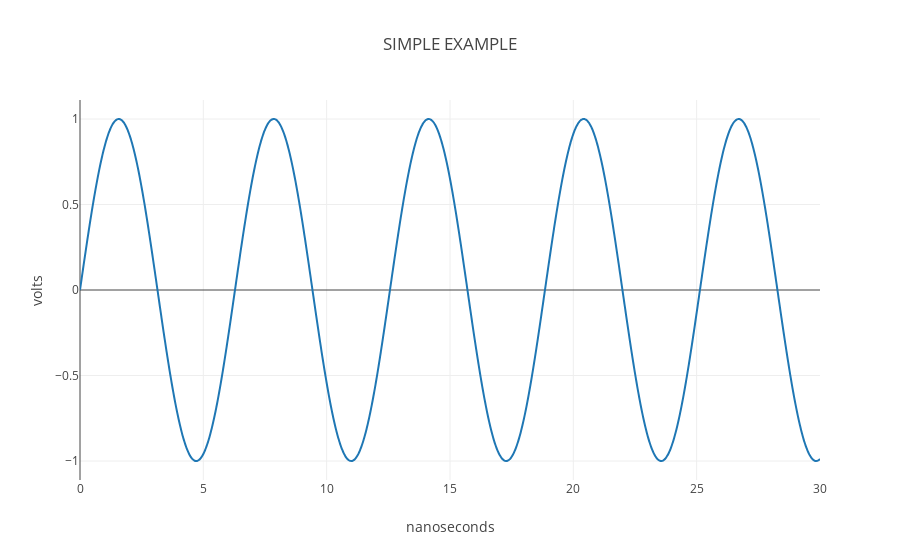

This figure's notebook cell:
### Code cell
x = np.linspace(0, 30, 1000)

layout = go.Layout(
    title = 'SIMPLE EXAMPLE',
    yaxis = dict(title='volts'),
    xaxis= dict(title='nanoseconds')
    )

trace1 = go.Scatter(x=x,
                   y=np.sin(x),
                   mode='lines',
                   name='sin(x)',
                   line = dict(shape='spline')
                   )

fig = go.Figure(data=[trace1], layout=layout)
py.offline.iplot(fig)

### Figure 1 — Plotly figure (JSON) as saved in the notebook; plotly's stock layout.template omitted (floating-point values rounded to 4 significant figures; data arrays with more than 128 entries replaced by an {"elided": "..."} marker saying what was removed)
{"data": [{"line": {"shape": "spline"}, "mode": "lines", "name": "sin(x)", "type": "scatter", "x": {"elided": "1000 float values"}, "y": {"elided": "1000 float values"}}], "layout": {"title": "SIMPLE EXAMPLE", "xaxis": {"title": "nanoseconds"}, "yaxis": {"title": "volts"}}}
